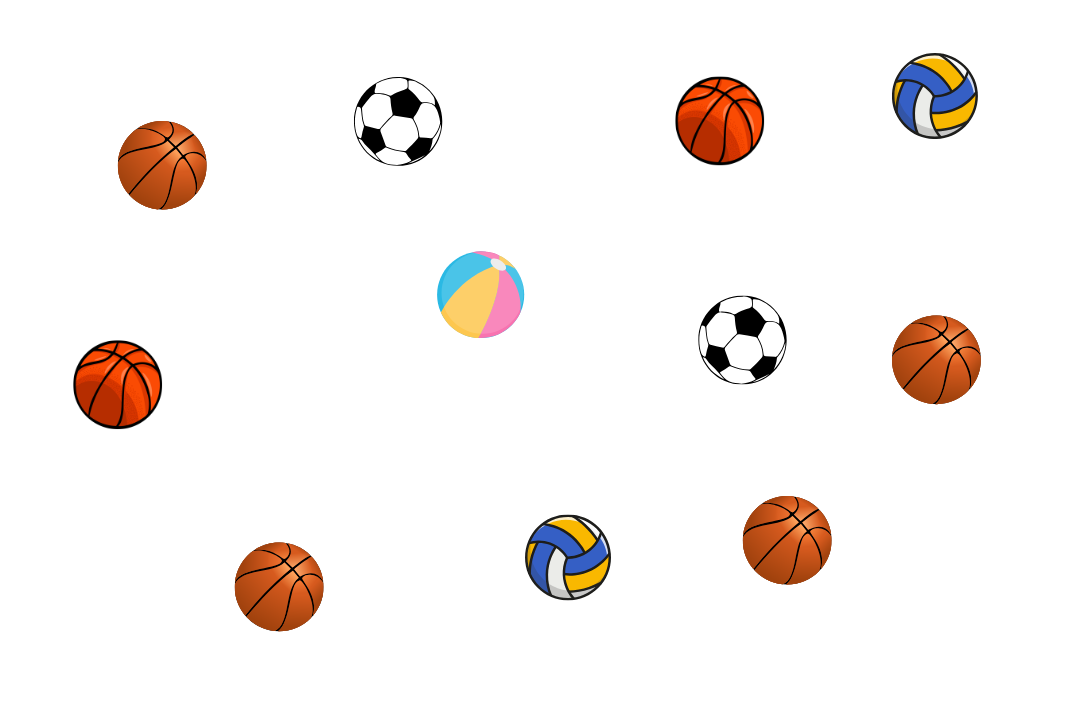
#> input picture Task1/images/test4.png, 1080 x 720 px
$ python task1.py
#> lines starting #> are read from the running program, lines starting #| are printed output that depends on the picture; after the words box and inside, x2 and y2 are one past the last pixel; in counts of white or black regions, pixels touching at a corner belong together
import numpy as np
import cv2
import random

class TargetSimulation:
    def __init__(self, img_path):
#> called with img_path = 'images/test4.png'
        self.img = cv2.imread(img_path)
#> self.img is the input picture: shape (720, 1080, 3); mean B, G, R 239.3, 242, 247.2
        if self.img is None:
            raise ValueError(f"Unable to load image from {img_path}")
        self.targets = []
        self.launcher_pos = None

    def edge_detection(self, image):
        """Manual implementation of Sobel edge detection"""
        # Sobel kernels
        kernel_x = np.array([[-1, 0, 1],
                             [-2, 0, 2],
                             [-1, 0, 1]], dtype=np.float32)

        kernel_y = np.array([[-1, -2, -1],
                             [0, 0, 0],
                             [1, 2, 1]], dtype=np.float32)

        height, width = image.shape
#> height = 720; width = 1080
        grad_x = np.zeros((height, width), dtype=np.float32)
        grad_y = np.zeros((height, width), dtype=np.float32)

        # Compute gradients
        for row in range(1, height - 1):
            for col in range(1, width - 1):
                region = image[row - 1:row + 2, col - 1:col + 2].astype(np.float32)
                grad_x[row, col] = np.sum(region * kernel_x)
                grad_y[row, col] = np.sum(region * kernel_y)
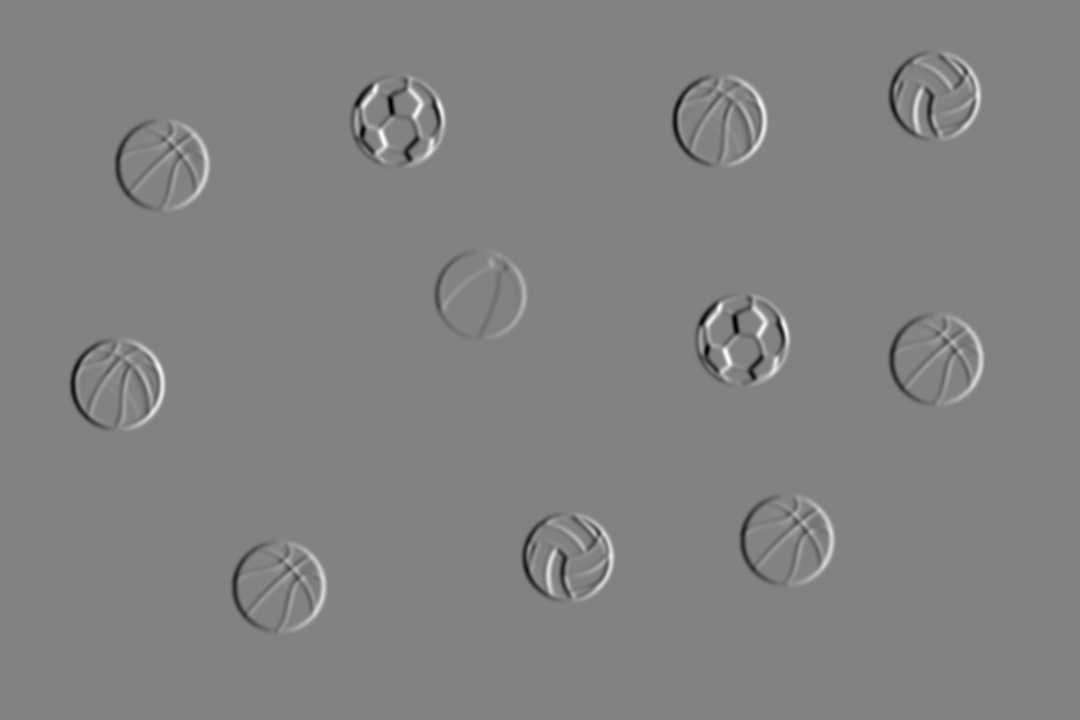
#> grad_x: shape (720, 1080) float32; min -390, max 374, mean 0; drawn with min black and max white
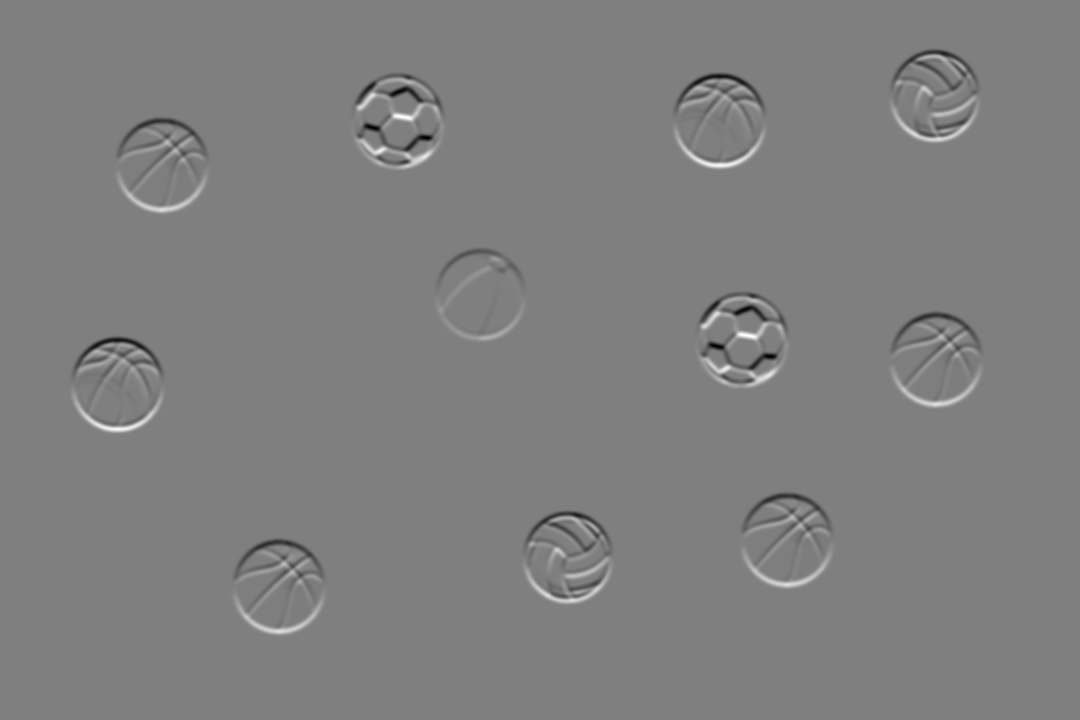
#> grad_y: shape (720, 1080) float32; min -392, max 390, mean 0; drawn with min black and max white

        # Compute magnitude
        magnitude = np.sqrt(grad_x ** 2 + grad_y ** 2)
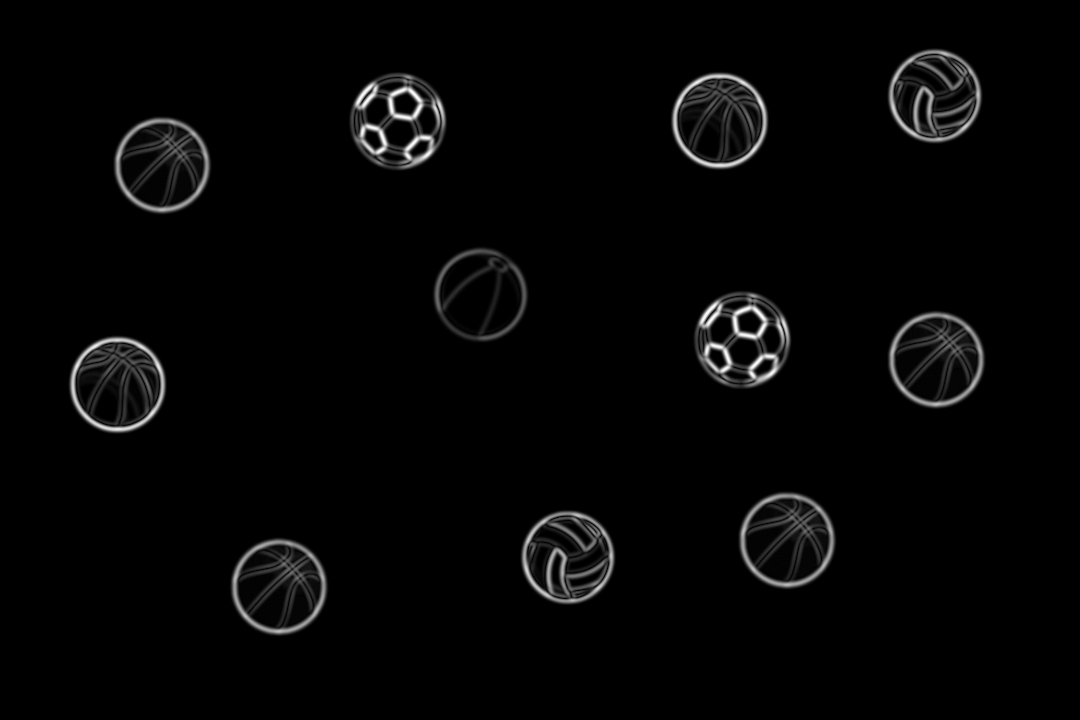
#> magnitude: shape (720, 1080) float32; min 0, max 401.8, mean 8.8; drawn with min black and max white

        # Normalize to 0-255 range
        if magnitude.max() > 0:
            magnitude = magnitude * (255.0 / magnitude.max())

        return magnitude.astype(np.uint8)

    def locate_targets(self):
        """Enhanced target detection using custom edge detection"""
        gray_img = cv2.cvtColor(self.img, cv2.COLOR_BGR2GRAY)
        blur_img = cv2.GaussianBlur(gray_img, (9, 9), 2)
        median_blur_img = cv2.medianBlur(gray_img, 7)

        edges_blur = self.edge_detection(blur_img)
        edges_median = self.edge_detection(median_blur_img)

        combined_edges = cv2.bitwise_or(edges_blur, edges_median)
        _, binary_edges = cv2.threshold(combined_edges, 50, 255, cv2.THRESH_BINARY)
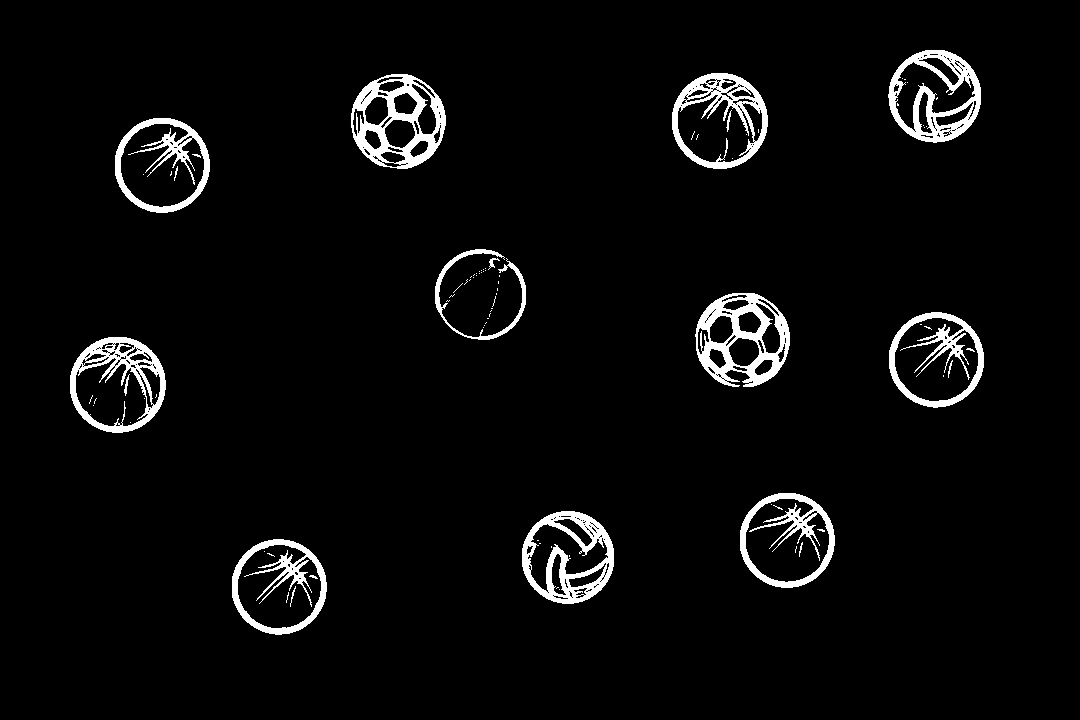
#> binary_edges: shape (720, 1080); 4.2% white; 88 white regions (70 under 20 px)

        circles = cv2.HoughCircles(
            median_blur_img,
            cv2.HOUGH_GRADIENT,
            dp=1,
            minDist=30,
            param1=50,
            param2=30,
            minRadius=20,
            maxRadius=100
        )
#> circles = [[936.5, 359.5, 44.3], [117.5, 383.5, 44.4], [479.5, 294.5, 43.1], [162.5, 164.5, 44.4], [787.5, 539.5, 44.4], [277.5, 586.5, 43.6], [932.5, 96.5, 41.4], [566.5, 556.5, 42], [718.5, 119.5, 43.8], [92.5, 407.5, 27.3]]

        if circles is not None:
            circles = np.uint16(np.around(circles))
#> circles = [[936, 360, 44], [118, 384, 44], [480, 294, 43], [162, 164, 44], [788, 540, 44], [278, 586, 44], [932, 96, 41], [566, 556, 42], [718, 120, 44], [92, 408, 27]]
            for circle in circles[0, :]:
                center = (int(circle[0]), int(circle[1]))
                radius = int(circle[2])
                self.targets.append({'center': center, 'radius': radius, 'hit': False})
#> this loop made 10 passes
#> after the loop, self.targets = 10 items

        contours, _ = cv2.findContours(binary_edges, cv2.RETR_EXTERNAL, cv2.CHAIN_APPROX_SIMPLE)
#> contours = 42 contours, 30 with area under 20; largest, box (x1, y1, x2, y2) and area: (672, 73, 768, 169) 7140, (70, 337, 166, 433) 7136, (232, 539, 327, 635) 7023, (889, 312, 984, 408) 7005, (740, 493, 835, 588) 7004

        for contour in contours:
            area = cv2.contourArea(contour)
            if area < 300:
                continue

            perimeter = cv2.arcLength(contour, True)
            if perimeter == 0:
                continue

            circularity = 4 * np.pi * area / (perimeter ** 2)
            if 0.6 < circularity < 1.4:
                (x, y), radius = cv2.minEnclosingCircle(contour)
                center = (int(x), int(y))
                radius = int(radius)
                if radius > 15:
                    self.targets.append({'center': center, 'radius': radius, 'hit': False})
#> this loop made 42 passes
#> (area, perimeter, circularity, x, y, radius, center) on passes 1, 2, 3, 4, 10, 39, 40, 41, 42: (7023, 313.6, 0.898, 278.6, 586.4, 47, (278, 586)), (6637, 305.1, 0.896, 567.5, 556.9, 46, (567, 556)), (7003.5, 312.1, 0.903, 786.6, 539.8, 47, (786, 539)), (7135.5, 316.1, 0.897, 117.2, 384.2, 48, (117, 384)), (7005, 313.6, 0.895, 935.8, 359.4, 47, (935, 359)), (6999.5, 312.1, 0.903, 161.7, 164.9, 47, (161, 164)), (6969, 312.7, 0.895, 397.7, 121, 47, (397, 121)), (7140, 315.6, 0.901, 719.3, 120.4, 48, (719, 120)), (6643, 304.7, 0.899, 934.5, 95.52, 46, (934, 95))
#> (area, perimeter, circularity) on passes 16, 38: (6713.5, 411.4, 0.498), (837, 654.2, 0.0246)
#> after the loop, self.targets = 19 items

        filtered_targets = []
        for target in self.targets:
            is_duplicate = False
            for filtered_target in filtered_targets:
                dist = np.sqrt((target['center'][0] - filtered_target['center'][0]) ** 2 +
                               (target['center'][1] - filtered_target['center'][1]) ** 2)
                if dist < max(target['radius'], filtered_target['radius']):
                    is_duplicate = True
                    break
            if not is_duplicate:
                filtered_targets.append(target)
#> this loop made 19 passes
#> after the loop, filtered_targets = 10 items

        self.targets = filtered_targets
#> self.targets = 10 items
        print(f"Detected {len(self.targets)} targets")
#| Detected 10 targets

        cv2.imwrite('edges_debug.png', combined_edges)
        debug_img = self.img.copy()
        for target in self.targets:
            cv2.circle(debug_img, target['center'], target['radius'], (0, 255, 0), 2)
#> this loop made 10 passes
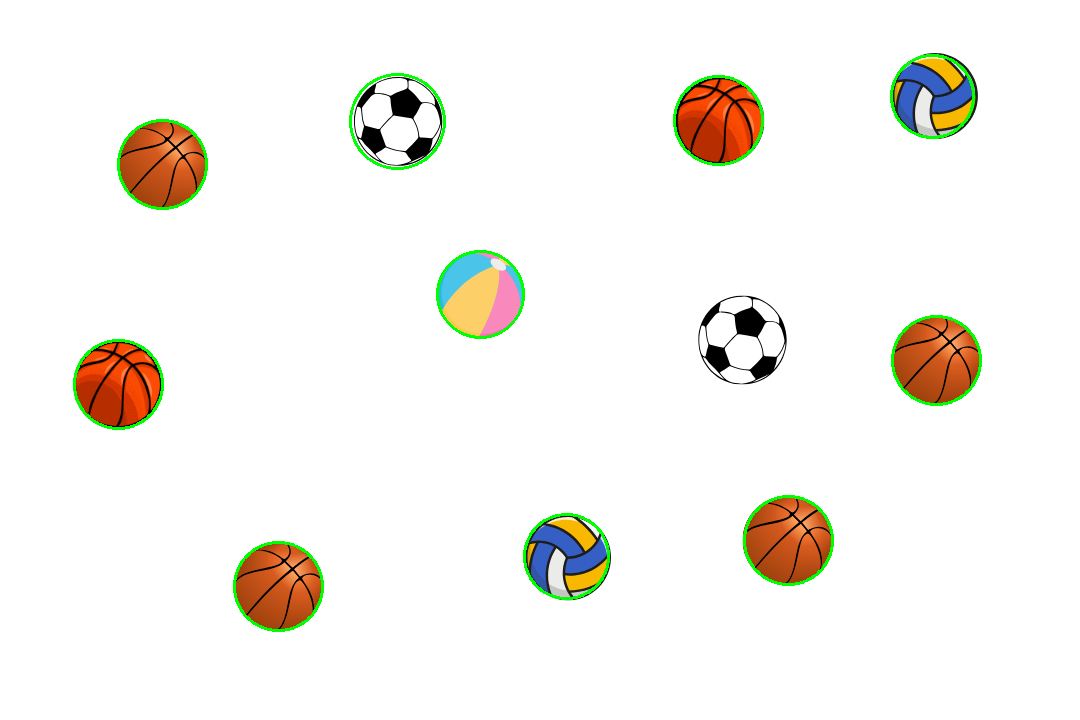
#> debug_img: shape (720, 1080, 3); 1.06% of pixels changed, all inside (x1, y1, x2, y2) = (73, 54, 982, 632)
        cv2.imwrite('detected_targets_debug.png', debug_img)

    def generate_path(self, start, end, height_factor=0.5):
        """Generate a smooth trajectory"""
        path_points = []
        dx = end[0] - start[0]
        dy = end[1] - start[1]
        distance = np.sqrt(dx ** 2 + dy ** 2)
        height_factor *= distance / 400

        mid_x = (start[0] + end[0]) / 2
        mid_y = min(start[1], end[1]) - abs(dx * height_factor)

        for t in np.linspace(0, 1, 40):
            x = int((1 - t) ** 2 * start[0] + 2 * (1 - t) * t * mid_x + t ** 2 * end[0])
            y = int((1 - t) ** 2 * start[1] + 2 * (1 - t) * t * mid_y + t ** 2 * end[1])
            path_points.append((x, y))

        return path_points

    def create_video(self, output_file='simulation.avi'):
        if not self.targets:
            self.locate_targets()

        height, width = self.img.shape[:2]
#> height = 720; width = 1080
        self.launcher_pos = (width // 2, 50)
#> self.launcher_pos = (540, 50)

        fourcc = cv2.VideoWriter_fourcc(*'XVID')
#> fourcc = 1145656920
        video_writer = cv2.VideoWriter(output_file, fourcc, 30, (width, height))

        for target in self.targets:
            path = self.generate_path(self.launcher_pos, target['center'])

            for i in range(len(path)):
                frame = self.img.copy()

                # Draw the trajectory line
                if i > 0:
                    pts = np.array(path[:i + 1], np.int32).reshape((-1, 1, 2))
                    cv2.polylines(frame, [pts], False, (255, 0, 0), 2)

                # Draw the moving small ball
                small_ball_center = path[i]
                cv2.circle(frame, small_ball_center, 5, (255, 0, 0), -1)  # Changed to vibrant red

                video_writer.write(frame)

            target['hit'] = True

            for _ in range(5):
                frame = self.img.copy()
                # No need to draw circles around the main targets
                video_writer.write(frame)
#> this loop made 10 passes
#> (dx in generate_path, dy in generate_path, distance in generate_path, height_factor in generate_path, mid_x in generate_path, mid_y in generate_path) on passes 1 to 7: (396, 310, 502.9, 0.629, 738, -198.9), (-422, 334, 538.2, 0.673, 329, -233.9), (-60, 244, 251.3, 0.314, 510, 31.15), (-378, 114, 394.8, 0.494, 351, -136.6), (248, 490, 549.2, 0.686, 664, -120.2), (-262, 536, 596.6, 0.746, 409, -145.4), (392, 46, 394.7, 0.493, 736, -143.4)

        video_writer.release()

if __name__ == "__main__":
    image_path = "images/test4.png"
    simulation = TargetSimulation(image_path)
    simulation.create_video()
